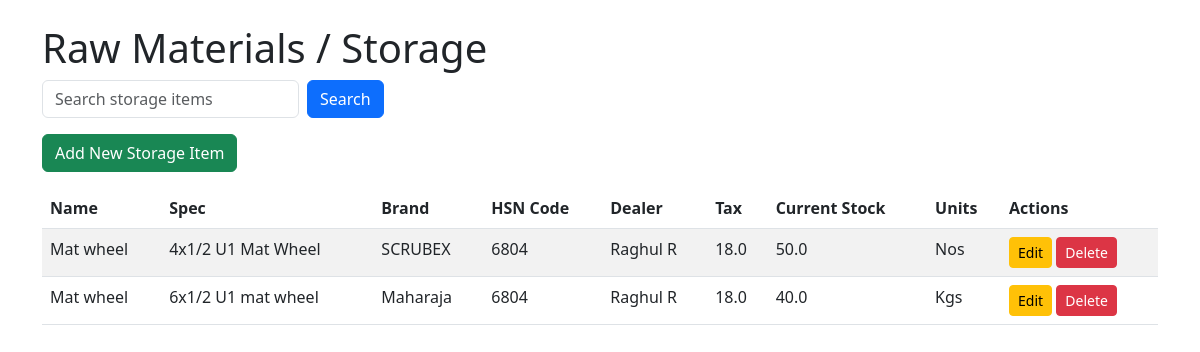
Page /storage on the committed database.
### models.py (models this page shows)
class Storage(db.Model):
    id = db.Column(db.Integer, primary_key=True)
    base_name = db.Column(db.String(128))
    defined_name_with_spec = db.Column(db.String(256))
    brand = db.Column(db.String(128))
    hsn_code = db.Column(db.String(32))
    dealer_id = db.Column(db.Integer, db.ForeignKey('dealer.id'))  # Foreign key to Dealer
    dealer = db.relationship('Dealer', back_populates='materials')
    tax = db.Column(db.Float)
    current_stock = db.Column(db.Float)
    units = db.Column(db.String(32))
    products = db.relationship('Product', secondary=product_material, back_populates = 'raw_materials_used')

class Dealer(db.Model):
    id = db.Column(db.Integer, primary_key=True)
    name = db.Column(db.String(120), nullable=False)
    address = db.Column(db.String(250))
    state = db.Column(db.String(100))        # New
    country = db.Column(db.String(100))      # New
    pincode = db.Column(db.String(20))       # New
    telephone = db.Column(db.String(50))     # landline
    mobile = db.Column(db.String(50))
    email = db.Column(db.String(120))
    gst_no = db.Column(db.String(50))
    bank_name = db.Column(db.String(100))
    account_no = db.Column(db.String(100))
    ifsc_code = db.Column(db.String(50))
    materials = db.relationship('Storage', back_populates='dealer', lazy = 'dynamic')

### app.py (the view)
@app.route('/storage')
def list_storage():
    q = request.args.get('q', '').strip()
    if q:
        storages = Storage.query.filter(
            Storage.base_name.ilike(f'%{q}%') |
            Storage.brand.ilike(f'%{q}%') |
            Storage.defined_name_with_spec.ilike(f'%{q}%')
        ).all()
    else:
        storages = Storage.query.all()
    return render_template('list_storage.html', storages=storages)

### templates/list_storage.html (shortened to what this page needs)
<!DOCTYPE html>
<html>
<head>
  <link href="https://cdn.jsdelivr.net/npm/bootstrap@5.3.0/dist/css/bootstrap.min.css" rel="stylesheet">
</head>
<body class="container mt-4">
  <h1>Raw Materials / Storage</h1>
  <form method="GET" action="{{ url_for('list_storage') }}" class="mb-3 row g-2">
    <div class="col-auto">
      <input type="text" class="form-control" name="q" placeholder="Search storage items" value="{{ request.args.get('q', '') }}">
    </div>
    <div class="col-auto">
      <button type="submit" class="btn btn-primary">Search</button>
    </div>
  </form>
  <a href="{{ url_for('add_storage') }}" class="btn btn-success mb-3">Add New Storage Item</a>
  <table class="table table-striped">
    <thead>
      <tr>
        <th>Name</th>
        <th>Spec</th>
        <th>Brand</th>
        <th>HSN Code</th>
        <th>Dealer</th>
        <th>Tax</th>
        <th>Current Stock</th>
        <th>Units</th>
        <th>Actions</th>
      </tr>
    </thead>
    <tbody>
      {% for s in storages %}
        <tr>
          <td>{{ s.base_name }}</td>
          <td>{{ s.defined_name_with_spec }}</td>
          <td>{{ s.brand }}</td>
          <td>{{ s.hsn_code }}</td>
          <td>{{ s.dealer.name if s.dealer else 'N/A' }}</td>
          <td>{{ s.tax }}</td>
          <td>{{ s.current_stock }}</td>
          <td>{{ s.units }}</td>
          <td>
            <a href="{{ url_for('edit_storage', id=s.id) }}" class="btn btn-sm btn-warning">Edit</a>
            <form action="{{ url_for('delete_storage', id=s.id) }}" method="post" style="display:inline;">
              <button type="submit" class="btn btn-sm btn-danger" onclick="return confirm('Are you sure?')">Delete</button>
            </form>
          </td>
        </tr>
      {% else %}
        <tr><td colspan="9">No raw materials found.</td></tr>
      {% endfor %}
    </tbody>
  </table>
</body>
</html>

### rows in the picture
Storage: base_name "Mat wheel", defined_name_with_spec "4x1/2 U1 Mat Wheel", brand "SCRUBEX", hsn_code "6804", dealer "Raghul R", tax "18.0", current_stock "50.0", units "Nos"
Storage: base_name "Mat wheel", defined_name_with_spec "6x1/2 U1 mat wheel", brand "Maharaja", hsn_code "6804", dealer "Raghul R", tax "18.0", current_stock "40.0", units "Kgs"
